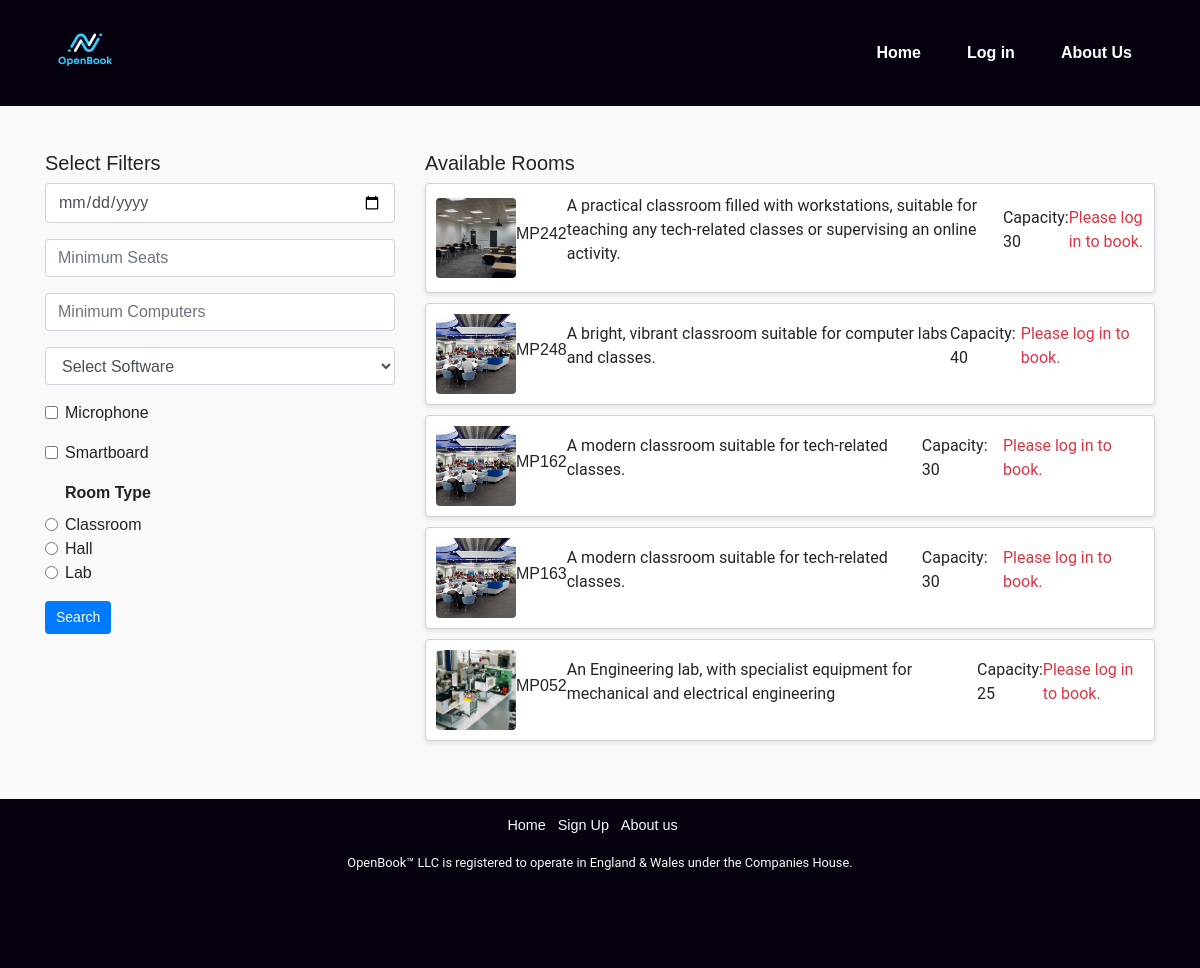
The app's page /RoomSelection.php?buildingID=1 with its own data.
### tables this page shows
CREATE TABLE `rooms` (
  `roomID` int(11) NOT NULL,
  `building` int(11) NOT NULL,
  `roomName` varchar(255) NOT NULL,
  `roomDesc` text DEFAULT NULL,
  `roomImg` text DEFAULT NULL,
  `floor` int(11) NOT NULL,
  `capacity` int(11) NOT NULL,
  `roomType` enum('Classroom','Hall','Lab') DEFAULT NULL
);

### RoomSelection.php (the view, shortened to what this page needs)
<?php
include "resources/database.php";
include 'resources/html_construct.php';
$buildingId = $_POST['building_id'] ?? $_GET['buildingID'] ?? null;
$buildingId = intval($buildingId);
?>
<!DOCTYPE html>
<html lang="en">
<head>
    <?php HTMLHeadBoilerplate();
    ?>
</head>
<body>
    <header>
        <?php display_header(); ?>
    </header>
<div class="container">
    <div class="row">
        <div class="col-md-4">
            <h5>Select Filters</h5>
            <form method="POST" action="RoomSelection.php">
                <input type="date" name="selected_date" class="form-control" value="<?php echo $_SESSION['selected_date'] ??
                date('Y-m-d'); ?>" min="<?php echo date('Y-m-d'); ?>">
                <input type="number" name="min_seats" class="form-control mt-3" placeholder="Minimum Seats">
                <input type="number" name="min_computers" class="form-control mt-3" placeholder="Minimum Computers">
                <select name="software" class="form-control mt-3">
                    <option value="">Select Software</option>
                </select>
                <div class="form-check mt-3">
                    <input class="form-check-input" type="checkbox" name="microphone" id="microphone">
                    <label class="form-check-label" for="microphone">Microphone</label>
                </div>
                <div class="form-check mt-3">
                    <input class="form-check-input" type="checkbox" name="smartboard" id="smartboard">
                    <label class="form-check-label" for="smartboard">Smartboard</label>
                </div>
                <div class="form-check mt-3">
                    <label><b>Room Type</b></label><br>
                    <input class="form-check-input" type="radio" name="room_type" id="classroom" value="Classroom">
                    <label class="form-check-label" for="classroom">Classroom</label><br>
                    <input class="form-check-input" type="radio" name="room_type" id="hall" value="Hall">
                    <label class="form-check-label" for="hall">Hall</label><br>
                    <input class="form-check-input" type="radio" name="room_type" id="lab" value="Lab">
                    <label class="form-check-label" for="lab">Lab</label>
                </div>
                <button type="submit" class="btn btn-primary mt-3">Search</button>
            </form>
        </div>
        <div class="col-md-8">
            <h5>Available Rooms</h5>
            <?php
            $filters = "WHERE building = $buildingId";
            $query = "SELECT * FROM rooms $filters";
            $result = mysqli_query($conn, $query);
            while ($room = mysqli_fetch_assoc($result)) {
                $image = !empty($room['roomImg']) ? $room['roomImg'] : 'public_html/images/default-room.jpeg';
                echo "<div class='room-card'>
                    <img src='$image' alt='{$room['roomName']}' class='room-image'>
                    <h6>{$room['roomName']}</h6>
                    <p>{$room['roomDesc']}</p>
                    <p>Capacity: {$room['capacity']}</p>
                    <form method='POST' action='RoomBooking.php'>
                        <input type='hidden' name='room_id' value='{$room['roomID']}'>
                        <input type='hidden' name='selected_date' value='{$_SESSION['selected_date']}'>
                        ";
                if (isset($_SESSION['username'])) {
                    echo "<button type='submit' class='btn btn-primary'>Book Now</button>";
                } else {
                    echo "<p class='text-danger'>Please log in to book.</p>";
                }
                echo "</form>
                </div>";
            }
            ?>
        </div>
    </div>
</div>
    <?php
        display_footer();
    ?>
</body>
</html>

### resources/html_construct.php (shortened to what this page needs)
<?php
function HTMLHeadBoilerplate() {
    echo'
    <meta charset="UTF-8">
    <meta name="viewport" content="width=device-width, initial-scale=1.0">
    <link rel="stylesheet" href="https://maxcdn.bootstrapcdn.com/bootstrap/4.0.0/css/bootstrap.min.css"rel="nofollow"
>
    <link rel="stylesheet" href="public_html/style/main.css">
    <script src="https://code.jquery.com/jquery-3.6.0.min.js"></script>
    <script src="public_html/js/main.js"></script>
    <script src="https://cdn.jsdelivr.net/npm/@popperjs/core@2.11.7/dist/umd/popper.min.js"></script>
    <script src="https://maxcdn.bootstrapcdn.com/bootstrap/4.0.0/js/bootstrap.min.js"></script>
    ';
}
function display_header() {
    echo '
    <nav class="navbar navbar-expand-lg navbar-dark">
        <div class="container">
            <a class="navbar-brand" href="index.php" style="display: flex; align-items: center;">
                <img src="public_html/images/OpenBook_LogoLight.png" alt="OpenBook Logo" class="HdrlogoLight" style="height: 80px; max-width: 100%; margin-right: 10px;">
                <span class="d-none">OpenBook</span>
            </a>
            <button class="navbar-toggler" type="button" data-toggle="collapse" data-target="#navbarNav" aria-controls="navbarNav" aria-expanded="false" aria-label="Toggle navigation">
                <span class="navbar-toggler-icon"></span>
            </button>
            <div class="collapse navbar-collapse" id="navbarNav">
                <ul class="navbar-nav ml-auto">
                    <li class="nav-item">
                        <a class="nav-link" href="index.php">Home</a>
                    </li> ';
            if (isset($_SESSION['username'])) {
                echo '
                    <li class="nav-item">
                        <a class="nav-link" href="BookRooms.php">Book Rooms</a>
                    </li>
                    <li class="nav-item">
                        <a class="nav-link" href="ManageBookings.php">View my bookings</a>
                    </li>
                    <li class="nav-item">
                        <a class="nav-link" href="ManageAccount.php">Manage Account</a>
                    </li>
                    <li class="nav-item">
                        <a class="nav-link" href="ReportPage.php">Report an Issue</a>
                    </li>
                    <li class="nav-item">
                        <a class="nav-link" href="index.php?action=logout">Sign Out</a>
                    </li>
                ';
            } else {
                echo '
                    <li class="nav-item">
                        <a class="nav-link" href="Login.php">Log in</a>
                    </li>
                ';
                }
                echo '
                    <li class="nav-item">
                        <a class="nav-link" href="AboutUs.php">About Us</a>
                    </li>
                </ul>
            </div>
        </div>
    </nav>
    ';
}
function display_footer() {
    echo '
    <footer class="footer text-center py-3 text-light mt-5">
        <div class="container">
            <ul class="list-inline">
                <li class="list-inline-item"><a href="index.php" class="text-light">Home</a></li>';
    if (isset($_SESSION['username'])) {
        echo '
                <li class="list-inline-item"><a href="BookRooms.php" class="text-light">View Buildings</a></li>
                <li class="list-inline-item"><a href="ManageBookings.php" class="text-light">Manage Bookings</a></li>';
    } else {
        echo '
                <li class="list-inline-item"><a href="SignUp.php" class="text-light">Sign Up</a></li>';
    }
        echo '
                <li class="list-inline-item"><a href="AboutUs.php" class="text-light">About us</a></li>
            </ul>
            <p class="small mt-2 text-light">
                OpenBook™ LLC is registered to operate in England & Wales under the Companies House.
            </p>
        </div>
    </footer>
    ';
}
?>

### public_html/style/main.css (style rules this page uses)
* { margin: 0; padding: 0; box-sizing: border-box; }
p { font-family: 'Roboto', sans-serif; font-weight: 400; }
.navbar-brand, .nav-link { font-weight: bold; }
.navbar { background-color: #07010f; color: white; }
#navbarNav .nav-link { color: white !important; }
body { font-family: Arial, sans-serif; background-color: #f9f9f9; margin: 0; padding: 0; display: flex; flex-direction: column; min-height: 100vh; overflow-x: hidden; }
.container { z-index: 5; }
.footer { background-color: #07010f; padding: 1rem; text-align: center; z-index: 10; position: relative; width: 100%; }
.footer ul { padding: 0; list-style: none; }
.footer li { display: inline-block; margin-right: 15px; }
.footer li a { font-size: 0.9rem; color: aliceblue; text-decoration: none; }
.footer p { font-size: 0.8rem; color: aliceblue; margin-bottom: 5rem; }
footer div { font-size: 14px; color: #ccc; }
.room-card { display: flex; align-items: center; justify-content: space-between; padding: 10px; margin-bottom: 10px; border: 1px solid #ced4da; border-radius: 4px; background-color: #ffffff; box-shadow: 0px 2px 4px rgba(0, 0, 0, 0.1); }
.room-card img { width: 80px; height: 80px; object-fit: cover; border-radius: 4px; }
.btn-primary { background-color: #007bff; border-color: #007bff; color: white; font-size: 14px; padding: 5px 10px; border-radius: 4px; }
.btn { border-color: #f4f4f400; color: white; font-size: 14px; padding: 5px 10px; border-radius: 4px; }
nav ul { list-style-type: none; margin: 0; padding: 0; display: flex; justify-content: center; }
nav ul li { margin: 0 15px; }
nav ul li a { color: white; text-decoration: none; font-weight: bold; }
.row { padding-top: 45px; }

### records on screen
rooms: shows a picture, roomName "MP242", roomDesc "A practical classroom filled with workstations, suitable for teaching any tech-related classes or supervising an online activity.", capacity "30"
rooms: roomImg (picture), roomName "MP248", roomDesc "A bright, vibrant classroom suitable for computer labs and classes.", capacity "40"
rooms: roomImg (picture), roomName "MP162", roomDesc "A modern classroom suitable for tech-related classes.", capacity "30"
rooms: roomImg (picture), roomName "MP163", roomDesc "A modern classroom suitable for tech-related classes.", capacity "30"
rooms: roomImg (picture), roomName "MP052", roomDesc "An Engineering lab, with specialist equipment for mechanical and electrical engineering", capacity "25"
